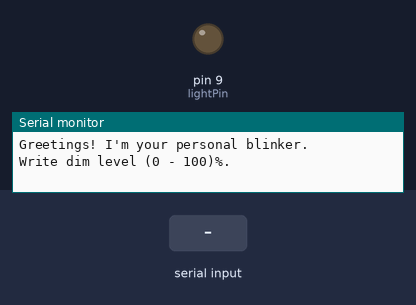
Recording of a sketch running on a simulated Arduino Uno, built with avr-gcc and run on an emulated ATmega328P. On the bench: output pins drawn as LEDs (lit = HIGH), the last lines printed to the serial monitor. Dashed ring = blinking. The inputs (shaded band) are chosen by the test bench.

Above: at 1.2 s.
1.3 s: "90,45,200\n" received over Serial
At 1.41 s:
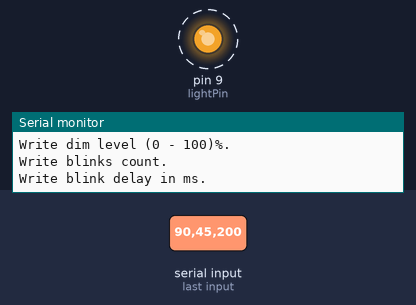
Timing chart, 0 to 10.3 s (numbered marks = the images above; inputs shaded):
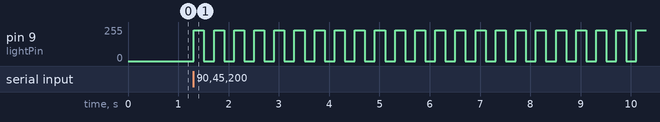

The sketch:

1-SmartBlinker.ino
```cpp
int lightPin = 9;

int dimLevel;
int blinksCount = 0;
int blinkDelay;

String introMsg = "Greetings! I'm your personal blinker.";

void setup()
{
  pinMode(lightPin, OUTPUT);
  Serial.begin(9600);
}

void loop()
{
   Serial.println(introMsg);
   Serial.println("Write dim level (0 - 100)%.");
   while (Serial.available()) Serial.read();
   while (Serial.available() == 0){}
   dimLevel = Serial.parseInt();

   Serial.println("Write blinks count.");
   while (Serial.available()) Serial.read();
   while (Serial.available() == 0){}
   blinksCount = Serial.parseInt();

   Serial.println("Write blink delay in ms.");
   while (Serial.available()) Serial.read();
   while (Serial.available() == 0){}
   blinkDelay = Serial.parseInt();

   StartBlinking();
}

void StartBlinking()
{
  int dim = dimLevel / 100. * 255.;
  for (int i = 0; i < blinksCount; i++)
  {
    analogWrite(lightPin, dim);
    delay(blinkDelay);
    analogWrite(lightPin, 0);
    delay(blinkDelay);
  }

  delay(1000);
}
```

Measured:
- after the input at 1.3 s, pin 9 (lightPin): alternates 229/255 for 0.20 s and 0/255 for 0.20 s, starting at once
